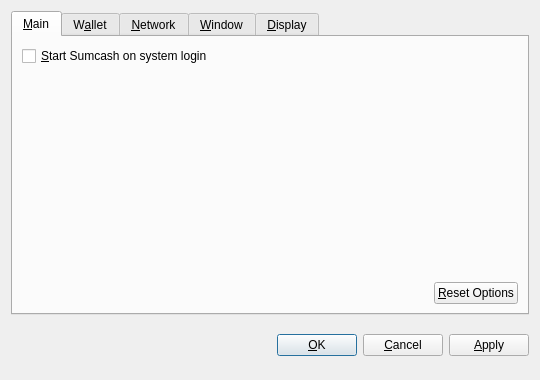
<?xml version="1.0" encoding="UTF-8"?>
<ui version="4.0">
 <class>OptionsDialog</class>
 <widget class="QDialog" name="OptionsDialog">
  <property name="geometry">
   <rect>
    <x>0</x>
    <y>0</y>
    <width>540</width>
    <height>380</height>
   </rect>
  </property>
  <property name="windowTitle">
   <string>Options</string>
  </property>
  <property name="modal">
   <bool>true</bool>
  </property>
  <layout class="QVBoxLayout" name="verticalLayout">
   <item>
    <widget class="QTabWidget" name="tabWidget">
     <property name="tabPosition">
      <enum>QTabWidget::North</enum>
     </property>
     <property name="currentIndex">
      <number>0</number>
     </property>
     <widget class="QWidget" name="tabMain">
      <attribute name="title">
       <string>&amp;Main</string>
      </attribute>
      <layout class="QVBoxLayout" name="verticalLayout_Main">
       <item>
        <widget class="QCheckBox" name="bitcoinAtStartup">
         <property name="toolTip">
          <string>Automatically start Sumcash after logging in to the system.</string>
         </property>
         <property name="text">
          <string>&amp;Start Sumcash on system login</string>
         </property>
        </widget>
       </item>
       <item>
        <spacer name="verticalSpacer_Main">
         <property name="orientation">
          <enum>Qt::Vertical</enum>
         </property>
         <property name="sizeHint" stdset="0">
          <size>
           <width>20</width>
           <height>40</height>
          </size>
         </property>
        </spacer>
       </item>
       <item>
        <layout class="QHBoxLayout" name="horizontalLayout_2_Main">
         <item>
          <spacer name="horizontalSpacer_2_Main">
           <property name="orientation">
            <enum>Qt::Horizontal</enum>
           </property>
           <property name="sizeHint" stdset="0">
            <size>
             <width>40</width>
             <height>20</height>
            </size>
           </property>
          </spacer>
         </item>
         <item>
          <widget class="QPushButton" name="resetButton">
           <property name="toolTip">
            <string>Reset all client options to default.</string>
           </property>
           <property name="text">
            <string>&amp;Reset Options</string>
           </property>
           <property name="autoDefault">
            <bool>false</bool>
           </property>
          </widget>
         </item>
        </layout>
       </item>
      </layout>
     </widget>
     <widget class="QWidget" name="tabWallet">
      <attribute name="title">
       <string>W&amp;allet</string>
      </attribute>
      <layout class="QVBoxLayout" name="verticalLayout_Network">
       <item>
        <widget class="QLabel" name="transactionFeeInfoLabel">
         <property name="text">
          <string>Optional transaction fee per kB that helps make sure your transactions are processed quickly. Most transactions are 1 kB.</string>
         </property>
         <property name="textFormat">
          <enum>Qt::PlainText</enum>
         </property>
         <property name="wordWrap">
          <bool>true</bool>
         </property>
        </widget>
       </item>
       <item>
        <layout class="QHBoxLayout" name="horizontalLayout_1_Main">
         <item>
          <widget class="QLabel" name="transactionFeeLabel">
           <property name="text">
            <string>Pay transaction &amp;fee</string>
           </property>
           <property name="textFormat">
            <enum>Qt::PlainText</enum>
           </property>
           <property name="buddy">
            <cstring>transactionFee</cstring>
           </property>
          </widget>
         </item>
         <item>
          <widget class="BitcoinAmountField" name="transactionFee"/>
         </item>
         <item>
          <spacer name="horizontalSpacer_1_Main">
           <property name="orientation">
            <enum>Qt::Horizontal</enum>
           </property>
           <property name="sizeHint" stdset="0">
            <size>
             <width>40</width>
             <height>20</height>
            </size>
           </property>
          </spacer>
         </item>
        </layout>
       </item>
       <item>
        <widget class="QLabel" name="label">
         <property name="text">
          <string>If you disable the spending of unconfirmed change, the change from a transaction cannot be used until that transaction has at least one confirmation. This also affects how your balance is computed.</string>
         </property>
         <property name="wordWrap">
          <bool>true</bool>
         </property>
        </widget>
       </item>
       <item>
        <widget class="QCheckBox" name="spendZeroConfChange">
         <property name="text">
          <string>Spend unconfirmed change  (experts only)</string>
         </property>
        </widget>
       </item>
       <item>
        <spacer name="verticalSpacer">
         <property name="orientation">
          <enum>Qt::Vertical</enum>
         </property>
         <property name="sizeHint" stdset="0">
          <size>
           <width>20</width>
           <height>40</height>
          </size>
         </property>
        </spacer>
       </item>
      </layout>
     </widget>
     <widget class="QWidget" name="tabNetwork">
      <attribute name="title">
       <string>&amp;Network</string>
      </attribute>
      <layout class="QVBoxLayout" name="verticalLayout_Network">
       <item>
        <widget class="QCheckBox" name="mapPortUpnp">
         <property name="toolTip">
          <string>Automatically open the Sumcash client port on the router. This only works when your router supports UPnP and it is enabled.</string>
         </property>
         <property name="text">
          <string>Map port using &amp;UPnP</string>
         </property>
        </widget>
       </item>
       <item>
        <widget class="QCheckBox" name="connectSocks">
         <property name="toolTip">
          <string>Connect to the Sumcash network through a SOCKS proxy (e.g. when connecting through Tor).</string>
         </property>
         <property name="text">
          <string>&amp;Connect through SOCKS proxy:</string>
         </property>
        </widget>
       </item>
       <item>
        <layout class="QHBoxLayout" name="horizontalLayout_Network">
         <item>
          <widget class="QLabel" name="proxyIpLabel">
           <property name="text">
            <string>Proxy &amp;IP:</string>
           </property>
           <property name="textFormat">
            <enum>Qt::PlainText</enum>
           </property>
           <property name="buddy">
            <cstring>proxyIp</cstring>
           </property>
          </widget>
         </item>
         <item>
          <widget class="QValidatedLineEdit" name="proxyIp">
           <property name="maximumSize">
            <size>
             <width>140</width>
             <height>16777215</height>
            </size>
           </property>
           <property name="toolTip">
            <string>IP address of the proxy (e.g. 127.0.0.1)</string>
           </property>
          </widget>
         </item>
         <item>
          <widget class="QLabel" name="proxyPortLabel">
           <property name="text">
            <string>&amp;Port:</string>
           </property>
           <property name="textFormat">
            <enum>Qt::PlainText</enum>
           </property>
           <property name="buddy">
            <cstring>proxyPort</cstring>
           </property>
          </widget>
         </item>
         <item>
          <widget class="QLineEdit" name="proxyPort">
           <property name="maximumSize">
            <size>
             <width>55</width>
             <height>16777215</height>
            </size>
           </property>
           <property name="toolTip">
            <string>Port of the proxy (e.g. 9050)</string>
           </property>
          </widget>
         </item>
         <item>
          <widget class="QLabel" name="socksVersionLabel">
           <property name="text">
            <string>SOCKS &amp;Version:</string>
           </property>
           <property name="textFormat">
            <enum>Qt::PlainText</enum>
           </property>
           <property name="buddy">
            <cstring>socksVersion</cstring>
           </property>
          </widget>
         </item>
         <item>
          <widget class="QValueComboBox" name="socksVersion">
           <property name="toolTip">
            <string>SOCKS version of the proxy (e.g. 5)</string>
           </property>
          </widget>
         </item>
         <item>
          <spacer name="horizontalSpacer_Network">
           <property name="orientation">
            <enum>Qt::Horizontal</enum>
           </property>
           <property name="sizeHint" stdset="0">
            <size>
             <width>40</width>
             <height>20</height>
            </size>
           </property>
          </spacer>
         </item>
        </layout>
       </item>
       <item>
        <spacer name="verticalSpacer_Network">
         <property name="orientation">
          <enum>Qt::Vertical</enum>
         </property>
         <property name="sizeHint" stdset="0">
          <size>
           <width>20</width>
           <height>40</height>
          </size>
         </property>
        </spacer>
       </item>
      </layout>
     </widget>
     <widget class="QWidget" name="tabWindow">
      <attribute name="title">
       <string>&amp;Window</string>
      </attribute>
      <layout class="QVBoxLayout" name="verticalLayout_Window">
       <item>
        <widget class="QCheckBox" name="minimizeToTray">
         <property name="toolTip">
          <string>Show only a tray icon after minimizing the window.</string>
         </property>
         <property name="text">
          <string>&amp;Minimize to the tray instead of the taskbar</string>
         </property>
        </widget>
       </item>
       <item>
        <widget class="QCheckBox" name="minimizeOnClose">
         <property name="toolTip">
          <string>Minimize instead of exit the application when the window is closed. When this option is enabled, the application will be closed only after selecting Quit in the menu.</string>
         </property>
         <property name="text">
          <string>M&amp;inimize on close</string>
         </property>
        </widget>
       </item>
       <item>
        <spacer name="verticalSpacer_Window">
         <property name="orientation">
          <enum>Qt::Vertical</enum>
         </property>
         <property name="sizeHint" stdset="0">
          <size>
           <width>20</width>
           <height>40</height>
          </size>
         </property>
        </spacer>
       </item>
      </layout>
     </widget>
     <widget class="QWidget" name="tabDisplay">
      <attribute name="title">
       <string>&amp;Display</string>
      </attribute>
      <layout class="QVBoxLayout" name="verticalLayout_Display">
       <item>
        <layout class="QHBoxLayout" name="horizontalLayout_1_Display">
         <item>
          <widget class="QLabel" name="langLabel">
           <property name="text">
            <string>User Interface &amp;language:</string>
           </property>
           <property name="textFormat">
            <enum>Qt::PlainText</enum>
           </property>
           <property name="buddy">
            <cstring>lang</cstring>
           </property>
          </widget>
         </item>
         <item>
          <widget class="QValueComboBox" name="lang">
           <property name="toolTip">
            <string>The user interface language can be set here. This setting will take effect after restarting Sumcash.</string>
           </property>
          </widget>
         </item>
        </layout>
       </item>
       <item>
        <layout class="QHBoxLayout" name="horizontalLayout_2_Display">
         <item>
          <widget class="QLabel" name="unitLabel">
           <property name="text">
            <string>&amp;Unit to show amounts in:</string>
           </property>
           <property name="textFormat">
            <enum>Qt::PlainText</enum>
           </property>
           <property name="buddy">
            <cstring>unit</cstring>
           </property>
          </widget>
         </item>
         <item>
          <widget class="QValueComboBox" name="unit">
           <property name="toolTip">
            <string>Choose the default subdivision unit to show in the interface and when sending coins.</string>
           </property>
          </widget>
         </item>
        </layout>
       </item>
       <item>
        <widget class="QCheckBox" name="displayAddresses">
         <property name="toolTip">
          <string>Whether to show Sumcash addresses in the transaction list or not.</string>
         </property>
         <property name="text">
          <string>&amp;Display addresses in transaction list</string>
         </property>
        </widget>
       </item>
       <item>
        <widget class="QCheckBox" name="coinControlFeatures">
         <property name="toolTip">
          <string>Whether to show coin control features or not.</string>
         </property>
         <property name="text">
          <string>Display coin &amp;control features (experts only!)</string>
         </property>
        </widget>
       </item>
       <item>
        <spacer name="verticalSpacer_Display">
         <property name="orientation">
          <enum>Qt::Vertical</enum>
         </property>
         <property name="sizeHint" stdset="0">
          <size>
           <width>20</width>
           <height>40</height>
          </size>
         </property>
        </spacer>
       </item>
      </layout>
     </widget>
    </widget>
   </item>
   <item>
    <layout class="QHBoxLayout" name="horizontalLayout_Buttons">
     <item>
      <spacer name="horizontalSpacer_1">
       <property name="orientation">
        <enum>Qt::Horizontal</enum>
       </property>
       <property name="sizeHint" stdset="0">
        <size>
         <width>40</width>
         <height>48</height>
        </size>
       </property>
      </spacer>
     </item>
     <item>
      <widget class="QLabel" name="statusLabel">
       <property name="font">
        <font>
         <weight>75</weight>
         <bold>true</bold>
        </font>
       </property>
       <property name="text">
        <string/>
       </property>
       <property name="textFormat">
        <enum>Qt::PlainText</enum>
       </property>
       <property name="wordWrap">
        <bool>true</bool>
       </property>
      </widget>
     </item>
     <item>
      <spacer name="horizontalSpacer_2">
       <property name="orientation">
        <enum>Qt::Horizontal</enum>
       </property>
       <property name="sizeHint" stdset="0">
        <size>
         <width>40</width>
         <height>48</height>
        </size>
       </property>
      </spacer>
     </item>
     <item>
      <widget class="QPushButton" name="okButton">
       <property name="text">
        <string>&amp;OK</string>
       </property>
      </widget>
     </item>
     <item>
      <widget class="QPushButton" name="cancelButton">
       <property name="text">
        <string>&amp;Cancel</string>
       </property>
       <property name="autoDefault">
        <bool>false</bool>
       </property>
      </widget>
     </item>
     <item>
      <widget class="QPushButton" name="applyButton">
       <property name="text">
        <string>&amp;Apply</string>
       </property>
       <property name="autoDefault">
        <bool>false</bool>
       </property>
      </widget>
     </item>
    </layout>
   </item>
  </layout>
 </widget>
 <customwidgets>
  <customwidget>
   <class>BitcoinAmountField</class>
   <extends>QSpinBox</extends>
   <header>bitcoinamountfield.h</header>
  </customwidget>
  <customwidget>
   <class>QValueComboBox</class>
   <extends>QComboBox</extends>
   <header>qvaluecombobox.h</header>
  </customwidget>
  <customwidget>
   <class>QValidatedLineEdit</class>
   <extends>QLineEdit</extends>
   <header>qvalidatedlineedit.h</header>
  </customwidget>
 </customwidgets>
 <resources/>
 <connections/>
</ui>
